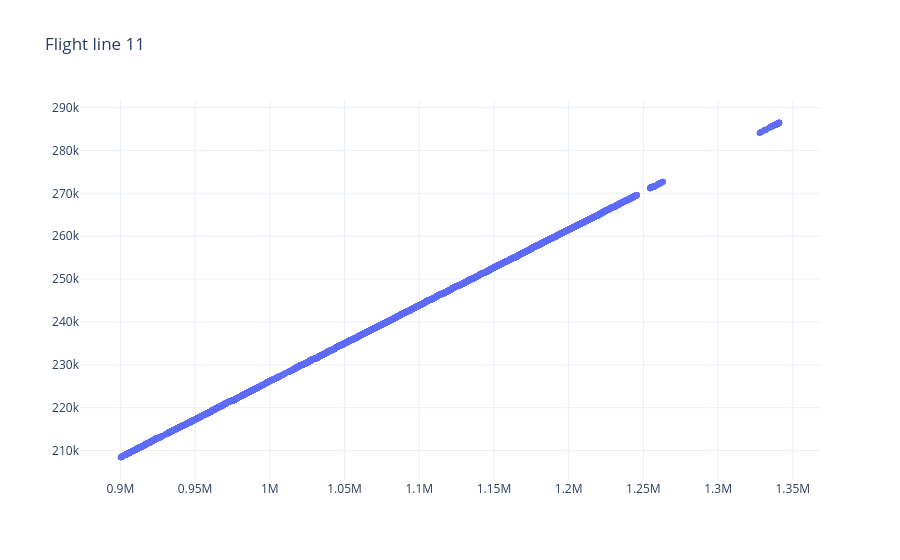

The notebook cell saved with this chart:
### Code cell
fig = go.Figure(data = go.Scatter(x = bas_agab[bas_agab["trajectory_id"] == 11][bas_agab["x"] >= 900000]["x"], 
                                  y = bas_agab[bas_agab["trajectory_id"] == 11][bas_agab["x"] >= 900000]["y"], 
                                  mode = 'markers'))
fig.update_layout(title = "Flight line 11", template = "plotly_white")
# Dome A is around 1 M
fig.show()

### Figure 1 — Plotly figure (JSON) as saved in the notebook; plotly's stock layout.template omitted (floating-point values rounded to 4 significant figures; data arrays with more than 128 entries replaced by an {"elided": "..."} marker saying what was removed)
{"data": [{"mode": "markers", "type": "scatter", "x": {"elided": "14698 float values"}, "y": {"elided": "14698 float values"}}], "layout": {"title": {"text": "Flight line 11"}}}
